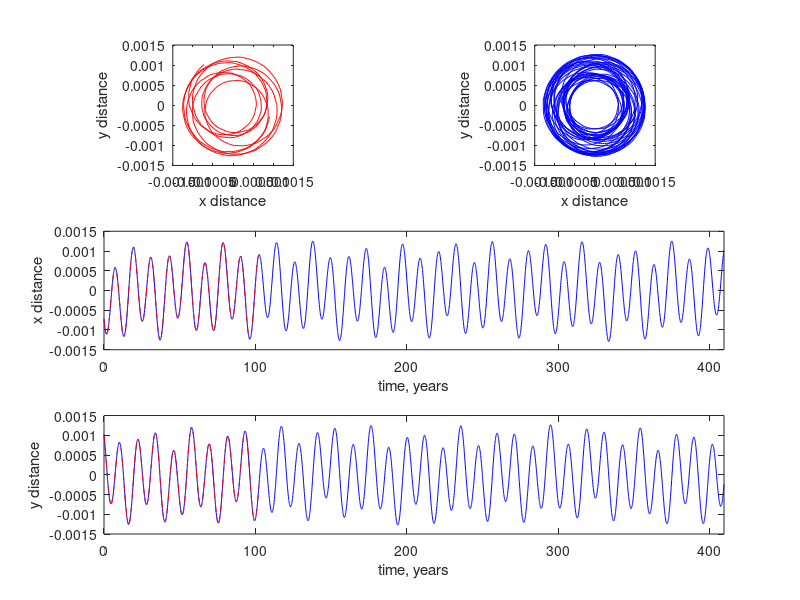

Reproduce this figure in MATLAB.
%
% fft_solar.m
% Carl Tape, Applied Seismology
%
% Spectral analysis of the motion of the sun due to planetary orbits.
%
% calls fftvec.m, markT.m
%

clear
close all
format compact

%---------------------------------

% synthetically derived sample points of the motion of our sun due to planet rotations
load('solarshort.dat');
ts = solarshort(:,1);
xs = solarshort(:,2);
ys = solarshort(:,3);
%cs = [xs + i*ys];
cs = complex(xs,ys);

load('solarlong.dat');
tL = solarlong(:,1);
xL = solarlong(:,2);
yL = solarlong(:,3);
%cL = [xL + i*yL];
cL = complex(xL,yL);
numt = length(tL);

figure; nr=3; nc=2;
slim = 1.5e-3*[-1 1];
ax1 = [slim slim];
ax2 = [0 max(ts) slim];
ax3 = [0 max(tL) slim];

subplot(nr,nc,1); plot(xs,ys,'r'); axis(ax1);
xlabel('x distance'); ylabel('y distance'); axis equal
subplot(nr,nc,2); plot(xL, yL,'b'); axis(ax1);
xlabel('x distance'); ylabel('y distance'); axis equal
subplot(3,1,2); plot(tL, xL,'b',ts,xs,'r--'); axis(ax3);
xlabel('time, years'); ylabel('x distance'); 
subplot(3,1,3); plot(tL, yL,'b',ts,ys,'r--'); axis(ax3);
xlabel('time, years'); ylabel('y distance'); 
%orient tall, wysiwyg

% switch between using long time series and short time series
longdata = 1;
if longdata==0, t = ts; c = cs; else t = tL; c = cL; end

% sidereal orbit periods -- IN YEARS
% http://ssd.jpl.nasa.gov/?planet_phys_par
periods = [0.2408467 0.61519726 1.0000174 1.8808476 11.862615 ...
            29.447498 84.016846 164.79132 247.92065];
np = length(periods);
freqs = 1 ./ periods;
omegs = 2*pi*freqs;
stvec = {'Mer','Ven','Ear','Mar','Jup','Sat','Ura','Nep','Plu'};
disp('ALL TIME UNITS IN YEARS');
disp('          period   frequency  angular frequency');
for ii=1:np
    disp(sprintf('%s %12.6f %11.6f %11.6f',stvec{ii},periods(ii),freqs(ii),omegs(ii)));
end
%          period     frequency  angular frequency
% Mer       0.240847    4.152019   26.087903
% Ven       0.615197    1.625495   10.213286
% Ear       1.000017    0.999983    6.283076
% Mar       1.880848    0.531675    3.340614
% Jup      11.862615    0.084298    0.529663
% Sat      29.447498    0.033959    0.213369
% Ura      84.016846    0.011902    0.074785
% Nep     164.791320    0.006068    0.038128
% Plu     247.920650    0.004034    0.025344

%==========================================================================
% FFT ANALYSIS HERE



%==========================================================================
